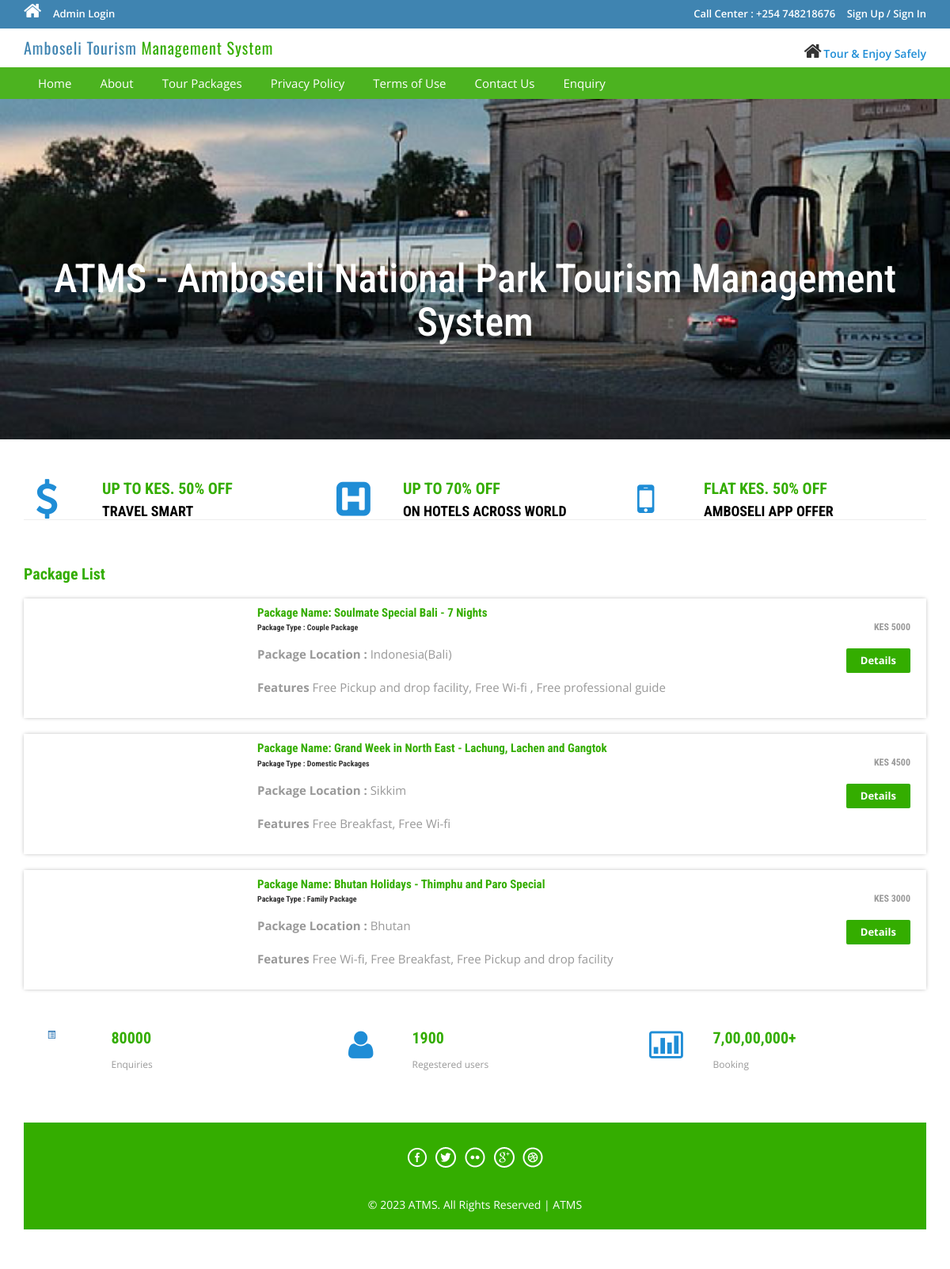
Screenshot of /tms/index.php with the database file from the repository.
### tables this page shows
CREATE TABLE `tbltourpackages` (
  `PackageId` int(11) NOT NULL,
  `PackageName` varchar(200) DEFAULT NULL,
  `PackageType` varchar(150) DEFAULT NULL,
  `PackageLocation` varchar(100) DEFAULT NULL,
  `PackagePrice` int(11) DEFAULT NULL,
  `PackageFetures` varchar(255) DEFAULT NULL,
  `PackageDetails` mediumtext DEFAULT NULL,
  `PackageImage` varchar(100) DEFAULT NULL,
  `Creationdate` timestamp NULL DEFAULT current_timestamp(),
  `UpdationDate` timestamp NULL DEFAULT NULL ON UPDATE current_timestamp()
);

### tms/index.php (the view, shortened to what this page needs)
<?php
include('includes/config.php');
?>
<!DOCTYPE HTML>
<html>
<head>
<link href="css/bootstrap.css" rel='stylesheet' type='text/css' />
<link href="css/style.css" rel='stylesheet' type='text/css' />
<link href="css/font-awesome.css" rel="stylesheet">
<link href="css/animate.css" rel="stylesheet" type="text/css" media="all">
</head>
<body>
<?php include('includes/header.php');?>
<div class="banner">
	<div class="container">
		<h1 class="wow zoomIn animated animated" data-wow-delay=".5s" style="visibility: visible; animation-delay: 0.5s; animation-name: zoomIn;"> ATMS - Amboseli National Park Tourism Management System</h1>
	</div>
</div>
<div class="container">
	<div class="rupes">
		<div class="col-md-4 rupes-left wow fadeInDown animated animated" data-wow-delay=".5s" style="visibility: visible; animation-delay: 0.5s; animation-name: fadeInDown;">
			<div class="rup-left">
				<a href="offers.html"><i class="fa fa-usd"></i></a>
			</div>
			<div class="rup-rgt">
				<h3>UP TO KES. 50% OFF</h3>
				<h4><a href="offers.html">TRAVEL SMART</a></h4>
			</div>
				<div class="clearfix"></div>
		</div>
		<div class="col-md-4 rupes-left wow fadeInDown animated animated" data-wow-delay=".5s" style="visibility: visible; animation-delay: 0.5s; animation-name: fadeInDown;">
			<div class="rup-left">
				<a href="offers.html"><i class="fa fa-h-square"></i></a>
			</div>
			<div class="rup-rgt">
				<h3>UP TO 70% OFF</h3>
				<h4><a href="offers.html">ON HOTELS ACROSS WORLD</a></h4>
			</div>
				<div class="clearfix"></div>
		</div>
		<div class="col-md-4 rupes-left wow fadeInDown animated animated" data-wow-delay=".5s" style="visibility: visible; animation-delay: 0.5s; animation-name: fadeInDown;">
			<div class="rup-left">
				<a href="offers.html"><i class="fa fa-mobile"></i></a>
			</div>
			<div class="rup-rgt">
				<h3>FLAT KES. 50% OFF</h3>
				<h4><a href="offers.html">AMBOSELI APP OFFER</a></h4>
			</div>
				<div class="clearfix"></div>
		</div>
	</div>
</div>
<div class="container">
	<div class="holiday">
	<h3>Package List</h3>
<?php $sql = "SELECT * from tbltourpackages order by rand() limit 3";
$query = $dbh->prepare($sql);
$query->execute();
$results=$query->fetchAll(PDO::FETCH_OBJ);
if($query->rowCount() > 0)
{
foreach($results as $result)
{	?>
			<div class="rom-btm">
				<div class="col-md-3 room-left wow fadeInLeft animated" data-wow-delay=".5s">
				</div>
				<div class="col-md-6 room-midle wow fadeInUp animated" data-wow-delay=".5s">
					<h4>Package Name: <?php echo htmlentities($result->PackageName);?></h4>
					<h6>Package Type : <?php echo htmlentities($result->PackageType);?></h6>
					<p><b>Package Location :</b> <?php echo htmlentities($result->PackageLocation);?></p>
					<p><b>Features</b> <?php echo htmlentities($result->PackageFetures);?></p>
				</div>
				<div class="col-md-3 room-right wow fadeInRight animated" data-wow-delay=".5s">
					<h5>KES <?php echo htmlentities($result->PackagePrice);?></h5>
					<a href="package-details.php?pkgid=<?php echo htmlentities($result->PackageId);?>" class="view">Details</a>
				</div>
				<div class="clearfix"></div>
			</div>
<?php }} ?>
<div class="routes">
	<div class="container">
		<div class="col-md-4 routes-left wow fadeInRight animated" data-wow-delay=".5s">
			<div class="rou-left">
				<a href="#"><i class="glyphicon glyphicon-list-alt"></i></a>
			</div>
			<div class="rou-rgt wow fadeInDown animated" data-wow-delay=".5s">
				<h3>80000</h3>
				<p>Enquiries</p>
			</div>
				<div class="clearfix"></div>
		</div>
		<div class="col-md-4 routes-left">
			<div class="rou-left">
				<a href="#"><i class="fa fa-user"></i></a>
			</div>
			<div class="rou-rgt">
				<h3>1900</h3>
				<p>Regestered users</p>
			</div>
				<div class="clearfix"></div>
		</div>
		<div class="col-md-4 routes-left wow fadeInRight animated" data-wow-delay=".5s">
			<div class="rou-left">
				<a href="#"><i class="fa fa-ticket"></i></a>
			</div>
			<div class="rou-rgt">
				<h3>7,00,00,000+</h3>
				<p>Booking</p>
			</div>
				<div class="clearfix"></div>
		</div>
		<div class="clearfix"></div>
	</div>
</div>
<?php include('includes/footer.php');?>
</body>
</html>

### tms/css/style.css (style rules this page uses)
login-right html, body { font-size: 100%; background: #fff; font-family: 'Open Sans', sans-serif; }
body a,.grid_1,plan_1,plan_1.one,plan_1.two,i.icon1, i.icon2, i.icon3, i.icon4, i.icon5, i.icon6 { transition:0.5s all; -webkit-transition:0.5s all; -moz-transition:0.5s all; -o-transition:0.5s all; -ms-transition:0.5s all; }
h1,h2,h3,h4,h5,h6 { margin:0; font-family: 'Roboto Condensed', sans-serif; }
p { margin:0; }
.banner { background: url(../images/13.jpg)no-repeat; background-size: cover; -webkit-background-size: cover; -o-background-size: cover; -ms-background-size: cover; -moz-background-size: cover; min-height: 430px; }
.banner h1 { font-size: 50px; margin-bottom: 40px; padding: 4em 0 0; text-align: center; color: #ffffff; }
.rup-left { float: left; width: 24%; }
.rup-rgt { float: left; width: 76%; }
.rupes { padding: 5em 0; border-top: 1px solid rgba(236, 236, 236, 0.9); border-bottom: 1px solid rgba(236, 236, 236, 0.9); }
i.fa.fa-usd { font-size: 5em; color: #1f8dd6; }
i.fa.fa-h-square { font-size: 5em; color: #1f8dd6; }
i.fa.fa-mobile { font-size:5em; color: #1f8dd6; }
.rupes h3 { font-size: 20px; color: #34ad00; font-weight: 700; }
.rupes h4 { font-size: 18px; margin: 8px 0; font-weight: 700; }
.rupes h4 a { color: #000000; }
.rup-left a { display: inline-block; }
.routes { padding: 5em 0; }
.rou-left { float: left; width: 23%; }
.rou-rgt { float: left; width: 70%; }
i.fa.fa-truck,i.fa.fa-user,i.fa.fa-ticket { font-size: 4em; color:#1f8dd6; }
.routes h3 { font-size: 2em; font-weight: 700; color: #34ad00; }
.routes p { font-size: 1.2em; color: #999; line-height: 1.8em; }
.holiday { padding: 5em 0; }
.holiday h3 { font-size: 2em; font-weight: 700; color: #34ad00; }
.holiday p { font-size: 1.2em; line-height: 1.8em; margin: 1em 0; color: #999; }
a.view { padding: 6px 18px; font-weight: 700; color: #fff; background-color: #34ad00; border: 0; font-size: 13px; border-radius: 2px; -webkit-transition: all .2s; -moz-transition: all .2s; transition: all .2s; margin-top: 20px; display: inline-block; }
.rom-btm { margin-top: 2em; box-shadow: 0px 0px 5px -1px rgba(0, 0, 0, 0.37); }
.rom-btm h4 { font-size: 1.5em; font-weight: 700; color: #34ad00; }
.rom-btm p { font-size: 15px; color: #999; }
.rom-btm h6 { font-size: 1em; font-weight: 700; margin: 0.5em 0; }
.room-right { text-align: right; padding: 3em 2em; }
.room-midle { padding: 1em; }
.rom-btm h5 { font-size: 1.2em; font-weight: 700; color: #999; }
.glyphicon { position: relative; top: 1px; display: inline-block; font-family: 'Glyphicons Halflings'; font-style: normal; font-weight: normal; line-height: 1; -webkit-font-smoothing: antialiased; -moz-osx-font-smoothing: grayscale; }

### rows the page displays
tbltourpackages: PackageName "Soulmate Special Bali - 7 Nights", PackageType "Couple Package", PackageLocation "Indonesia(Bali)", PackageFetures "Free Pickup and drop facility, Free Wi-fi , Free professional guide", PackagePrice "5000"
tbltourpackages: PackageName "Grand Week in North East - Lachung, Lachen and Gangtok", PackageType "Domestic Packages", PackageLocation "Sikkim", PackageFetures "Free Breakfast, Free Wi-fi", PackagePrice "4500"
tbltourpackages: PackageName "Bhutan Holidays - Thimphu and Paro Special", PackageType "Family Package", PackageLocation "Bhutan", PackageFetures "Free Wi-fi, Free Breakfast, Free Pickup and drop facility", PackagePrice "3000"
